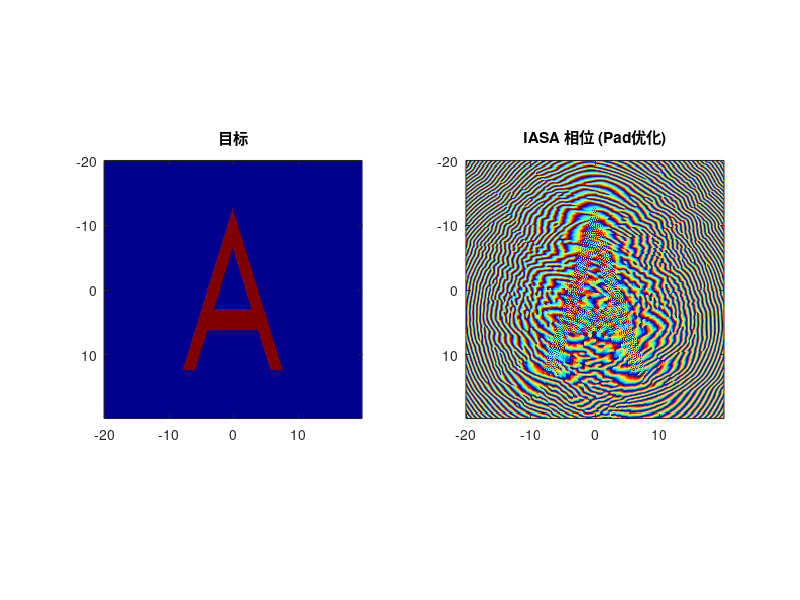
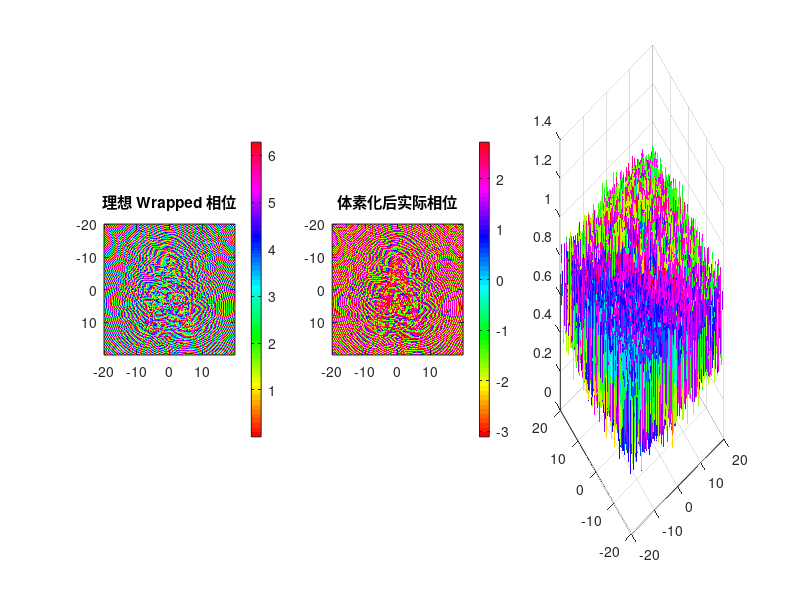

Write MATLAB code to recreate these figures, in order. (Note: this script raises an error after producing the figures.)
clear; close all; clc;
%% 1. 网格及参数设定 (完全保持原样)
Nx = 256; 
Lx = 40e-3;
Ny = Nx; Ly = Lx;
System_Offset = 2.03e-3;
z_target_dist = 20e-3; % 目标距离
%z_target_dist = z_target_dist+System_Offset;
f0 = 4.0e6;
c_water = 1480; 
c_board = 2430; 
density_water = 997;
density_board = 1100; 
lambda_water = c_water / f0;
dx = Lx / Nx; 
dy = dx; 
Nz = 512;      
Lz = 35e-3;
dz = Lz/Nz; 
x = (-Nx/2 : Nx/2-1) * dx;
fprintf('网格尺寸: %d x %d x %d, dx=%.4f mm\n', Nx, Ny, Nz, dx*1e3);

%% 2. 目标定义 (保持原样)
fprintf('目标图案定义\n');
imag_target = zeros(Nx, Ny);
h_A = 160;       % 高度
w_base = 100;    % 底部宽度
thickness = 22;  % 粗细
bar_pos = 50;    % 横高
bar_width = 20;  % 横宽
cx = round(Nx/2); 
cy = round(Ny/2);
x_top = cx - h_A/2;
x_bottom = cx + h_A/2;
slope = h_A / (w_base/2);
[Y_grid, X_grid] = meshgrid(1:Ny, 1:Nx);
dx_outer = X_grid - x_top;
dy_abs = abs(Y_grid - cy);
width_at_x = dx_outer / slope;
mask_outer = (dx_outer >= 0) & (dx_outer <= h_A) & (dy_abs <= width_at_x);
x_top_inner = x_top + thickness * 1.8; % 视觉调整系数，保证厚度适中
dx_inner = X_grid - x_top_inner;
width_inner_at_x = dx_inner / slope;
mask_inner_cone = (dx_inner >= 0) & (dy_abs <= width_inner_at_x); 
% 横杠
x_bar_start = x_bottom - bar_pos - bar_width/2;
x_bar_end   = x_bottom - bar_pos + bar_width/2;
mask_bar = (X_grid >= x_bar_start) & (X_grid <= x_bar_end);
%组合逻辑
imag_target = mask_outer & (~mask_inner_cone | mask_bar);
imag_target = double(imag_target > 0.5);

%% 3. IASA 迭代 (保持原样)
fprintf('运行 IASA (引入 Padding 和 乘性权重优化)...\n');
pad_factor = 2; 
Nx_pad = Nx * pad_factor; 
Ny_pad = Ny * pad_factor;
Lx_pad = Lx * pad_factor;
dk_pad = 2 * pi / Lx_pad;
kx_pad = (-Nx_pad/2 : Nx_pad/2-1) * dk_pad;
[Kx_pad, Ky_pad] = meshgrid(kx_pad, kx_pad);

k_water = 2 * pi / lambda_water;
Kz_sq = k_water^2 - Kx_pad.^2 - Ky_pad.^2;
Kz_sq(Kz_sq < 0) = 0; 
H_forward = exp(1i * sqrt(Kz_sq) * z_target_dist); 
H_backward = exp(-1i * sqrt(Kz_sq) * z_target_dist); 
rng(9426);
board_phase_pad = zeros(Nx_pad, Ny_pad);
board_phase_pad(Nx/2+1:Nx/2+Nx, Ny/2+1:Ny/2+Ny) = exp(1i * rand(Nx, Nx) * 2 * pi);

target_pad = zeros(Nx_pad, Ny_pad);
target_pad(Nx/2+1:Nx/2+Nx, Ny/2+1:Ny/2+Ny) = imag_target;
weight_pad = target_pad * 1.5; 
mask_roi = (target_pad > 0.5);     
mask_dark = (target_pad < 0.5);    

epoch = 150; 
for i = 1:epoch
    U_source = zeros(Nx_pad, Ny_pad);
    center_phase = angle(board_phase_pad(Nx/2+1:Nx/2+Nx, Ny/2+1:Ny/2+Ny));
    U_source(Nx/2+1:Nx/2+Nx, Ny/2+1:Ny/2+Ny) = 1.0 .* exp(1i * center_phase);
    
    A_source = fftshift(fft2(ifftshift(U_source)));
    A_target = A_source .* H_forward;
    U_target = fftshift(ifft2(ifftshift(A_target)));
    
    rec_amp = abs(U_target);
    peak_val = max(rec_amp(mask_roi)); 
    if peak_val == 0, peak_val = max(rec_amp(:)); end
    rec_amp_norm = rec_amp / peak_val;
    
    if i > 5
        beta = 0.8; 
        correction = (target_pad(mask_roi) ./ (rec_amp_norm(mask_roi) + 1e-6)) .^ beta;
        weight_pad(mask_roi) = weight_pad(mask_roi) .* correction;
        weight_pad(weight_pad > 10) = 10;
        weight_pad(mask_dark) = 0;
    end
    current_weight = weight_pad; 
    U_target_constrained = weight_pad .* exp(1i * angle(U_target));
    A_target_cons = fftshift(fft2(ifftshift(U_target_constrained)));
    A_source_cons = A_target_cons .* H_backward;
    U_source_new = fftshift(ifft2(ifftshift(A_source_cons)));
    
    board_phase_pad = U_source_new;
end

holo_phase = angle(board_phase_pad(Nx/2+1:Nx/2+Nx, Ny/2+1:Ny/2+Ny));
figure(1);
subplot(1,2,1); imagesc(x*1e3, x*1e3, imag_target); axis image; colormap gray; title('目标');
subplot(1,2,2); imagesc(x*1e3, x*1e3, holo_phase); axis image; colormap jet; title('IASA 相位 (Pad优化)');

%% === [修改部分 Start] 相位转厚度与体素化优化 ===
fprintf('进行物理厚度构建与体素化优化...\n');

% 1. 严格的 0 到 2*pi 相位映射
phase_wrapped = mod(holo_phase, 2*pi); 

% 2. 计算理想物理厚度
k_board_val = 2 * pi * f0 / c_board;
k_water_val = 2 * pi * f0 / c_water;
k_diff = abs(k_water_val - k_board_val); 
thickness_ideal = phase_wrapped / k_diff;

% 3. [关键优化] 亚波长平滑 (Anti-aliasing)
% 适度平滑有助于减弱 FDTD 阶梯网格带来的非物理高频散射
% 必须在转化为厚度且 Wrapped 后进行，保留宏观跳变但软化微观锯齿
thickness_map = imgaussfilt(thickness_ideal, 0.5); 
min_base = 2 * dz; % 基底支撑
thickness_map = thickness_map + min_base;

% 4. 严格体素化
net_num_board = round(thickness_map / dz);
actual_thickness = net_num_board * dz;

% 5. [修正] 反算并对齐相位误差 (消除假警报)
actual_phase_imparted = mod(actual_thickness * k_diff, 2*pi);
complex_diff = exp(1i * actual_phase_imparted) ./ exp(1i * phase_wrapped);
global_offset = angle(mean(complex_diff(:))); % 剔除基底造成的常数相位偏移
phase_aligned = angle(exp(1i * (actual_phase_imparted - global_offset)));

% 计算真正的量化误差
phase_error = abs(angle(exp(1i * (phase_aligned - phase_wrapped))));
mean_phase_error = mean(phase_error(:));

fprintf(' -> 真实的平均相位量化误差: %.4f Rad (%.1f 度)\n', mean_phase_error, mean_phase_error*180/pi);

figure(11); clf;
set(gcf, 'Position', [100, 100, 1200, 400]);
subplot(1,3,1); imagesc(x*1e3, x*1e3, phase_wrapped); axis image; colormap hsv; colorbar; title('理想 Wrapped 相位');
subplot(1,3,2); imagesc(x*1e3, x*1e3, phase_aligned); axis image; colormap hsv; colorbar; title('体素化后实际相位');
subplot(1,3,3); surf(x*1e3, x*1e3, actual_thickness*1e3); shading flat; colormap parula; title('构建的 3D 透镜厚度'); view(2); colorbar;

%% k-Wave 介质建模 (包含透镜构建)
fprintf('仿真环境与实体介质构建\n');
kgrid = kWaveGrid(Nx, dx, Ny, dy, Nz, dz);

medium.sound_speed = c_water * ones(Nx, Ny, Nz);
medium.density = density_water * ones(Nx, Ny, Nz);
medium.alpha_coeff = 0.002 * ones(Nx, Ny, Nz); 
medium.alpha_power = 1.5;

pml_size = 10;
source_z_idx = pml_size + 5;
z_board_stat_idx = source_z_idx + 2;

fprintf('将透镜写入 3D 网格...\n');
for i = 1:Nx
    for j = 1:Ny
        n_layers = net_num_board(i, j);
        if n_layers > 0
            z_start = z_board_stat_idx;
            z_end = z_board_stat_idx + n_layers - 1;
            
            medium.sound_speed(i, j, z_start:z_end) = c_board;
            
            % [物理排错开关] 
            % 如果你想测试画质下降是否是由材料反射造成的，
            % 可以注释掉第一行，打开第二行（强行匹配水和树脂的声学阻抗）
            medium.density(i, j, z_start:z_end) = density_board; 
            % medium.density(i, j, z_start:z_end) = (c_water * density_water) / c_board; 
            
            % 树脂的声学衰减
            medium.alpha_coeff(i, j, z_start:z_end) = 1.0; 
        end
    end
end
thickest = max(net_num_board(:)) * dz;
% === [修改部分 End] ===
%% 时间 (保持原样)
fprintf('时间设置\n');
cfl = 0.3;
t_end = (Lz * 1.5) / c_water; 
kgrid.makeTime(medium.sound_speed, cfl, t_end); 

%% 6. 声源定义 
% === [修改部分 Start] 恢复为平面波声源 ===
% 原逻辑直接加了相位，这里因为已经有物理透镜，必须使用无相位的平面波
source.p_mask = zeros(Nx, Ny, Nz);
source.p_mask(:, :, source_z_idx) = 1; 
fprintf('构建平面波声源 (相位由物理透镜调制)\n');
t_vec = kgrid.t_array;
source_sig = sin(2 * pi * f0 * t_vec); % 纯正弦波

% 加一个简单的斜坡窗减少瞬态冲击
ramp_pts = round(2 / f0 / kgrid.dt); 
window = [linspace(0,1,ramp_pts), ones(1, kgrid.Nt-ramp_pts)];
source.p = source_sig .* window;
source.p_mode = 'dirichlet';
% === [修改部分 End] ===

%% 7. Sensor 放置
% === [修改部分 Start] 同时放置出口平面与目标平面的Sensor ===
fprintf('sensor设置 (双平面记录)\n');
sensor.mask = zeros(Nx, Ny, Nz);

% 1. 记录出口平面 (用于校验透镜转换质量)
z_board_exit_idx = z_board_stat_idx + round(thickest/dz) + 1;
sensor.mask(:, :, z_board_exit_idx) = 1;

% 2. 记录目标平面 (用于量化评估)
target_plane_idx = z_board_exit_idx + round(z_target_dist / dz);
sensor.mask(:, :, target_plane_idx) = 1;

sensor.record = {'p'}; 
sensor.record_start_index = kgrid.Nt - round(3/f0/kgrid.dt);
fprintf('  - 出口校验面 Z Index: %d\n', z_board_exit_idx);
fprintf('  - 目标聚焦面 Z Index: %d\n', target_plane_idx);
% === [修改部分 End] ===

%% 8. 仿真 (保持原样)
fprintf('仿真开始\n');
input_args = {
    'PMLInside', true, ...
    'PMLSize', 10, ...
    'PlotPML', false, ...
    'PlotSim', false, ...
    'DataCast', 'gpuArray-single' 
};
try
    sensor_data = kspaceFirstOrder3D(kgrid, medium, source, sensor, input_args{:});
catch
    disp('GPU 失败，切换 CPU...');
    input_args = input_args(1:end-2);
    sensor_data = kspaceFirstOrder3D(kgrid, medium, source, sensor, input_args{:});
end

%% 9. 数据处理 
% === [修改部分 Start] 恢复FFT处理，同时输出相位图和声压图 ===
if isfield(sensor_data, 'p')
    fprintf('处理结果 (FFT提取复振幅)\n');
    p_raw = gather(sensor_data.p); 
    [~, Nt_rec] = size(p_raw);
    
    % FFT 计算基频分量
    p_fft = fft(p_raw, [], 2);
    [~, f_idx] = min(abs( (0:Nt_rec-1)/Nt_rec/kgrid.dt - f0 ));
    p_complex = p_fft(:, f_idx);
    
    % 还原为 3D 场数据
    p_field_3d = zeros(Nx, Ny, Nz);
    mask_indices = find(sensor.mask);
    p_field_3d(mask_indices) = p_complex;

    % ----- 1. 出口相位校验与作图 -----
    sim_exit_complex = p_field_3d(:, :, z_board_exit_idx);
    sim_exit_phase_raw = angle(sim_exit_complex);
    
    % 复数域相位对齐以消除传播造成的全局相位差
    complex_diff = exp(1i * sim_exit_phase_raw) ./ exp(1i * holo_phase);
    global_phase_offset = angle(mean(complex_diff(:)));
    sim_exit_phase_aligned = angle(exp(1i * (sim_exit_phase_raw - global_phase_offset)));

    figure(5); clf;
    set(gcf, 'Position', [100, 100, 1000, 400]);
    subplot(1,3,1); imagesc(x*1e3, x*1e3, holo_phase); axis image; colormap hsv; clim([-pi, pi]); title('1. 设计相位 (IASA)');
    subplot(1,3,2); imagesc(x*1e3, x*1e3, sim_exit_phase_aligned); axis image; colormap hsv; clim([-pi, pi]); title('2. 物理透镜出口相位');
    phase_error = angle(exp(1i * (sim_exit_phase_aligned - holo_phase)));
    subplot(1,3,3); imagesc(x*1e3, x*1e3, abs(phase_error)); axis image; colormap gray; clim([0, 1]); colorbar; title('3. 差异残差 (黑=完美)');
    sgtitle('物理厚度构建质量校验');

    % ----- 2. 目标平面提取与作图 -----
    img_recon = abs(p_field_3d(:, :, target_plane_idx));
    img_recon = img_recon / max(img_recon(:)); % 归一化
    
    figure(6); clf;
    set(gcf, 'Position', [100, 100, 1000, 400]);
    subplot(1,3,1); imagesc(x*1e3, x*1e3, imag_target); axis image; colormap gray; title('原始目标'); xlabel('mm');
    subplot(1,3,2); imagesc(x*1e3, x*1e3, img_recon); axis image; colormap jet; title('k-Wave 实体透镜聚焦重建'); xlabel('mm');
    subplot(1,3,3);
    center_row = round(Nx/2);
    plot(x*1e3, imag_target(center_row, :), 'k--', 'LineWidth', 1.5); hold on;
    plot(x*1e3, img_recon(center_row, :), 'r-', 'LineWidth', 1.5);
    legend('Target', 'Simulated'); title('中心剖面线'); grid on; xlabel('mm');
end
% === [修改部分 End] ===

%% 10. 量化评估 (保持原逻辑，仅微调打印格式防报错)
fprintf('计算量化指标...\n');
R = double(imag_target);                 
A = double(img_recon);                   
R = (R - min(R(:))) / (max(R(:)) - min(R(:)));
A = (A - min(A(:))) / (max(A(:)) - min(A(:)));

R_mean = mean(R(:));
A_mean = mean(A(:));
numerator = sum(sum((R - R_mean) .* (A - A_mean)));
denominator = sqrt(sum(sum((R - R_mean).^2)) * sum(sum((A - A_mean).^2)));
val_corr = numerator / denominator;

val_nmse = sum(sum((R - A).^2)) / sum(sum(R.^2));

mse = mean((R(:) - A(:)).^2);
A_max = max(A(:)); 
if mse == 0
    val_psnr = Inf;
else
    val_psnr = 20 * log10(A_max / sqrt(mse));
end

try
    val_ssim = ssim(A, R);
catch
    val_ssim = NaN; 
    warning('SSIM 计算需要 Image Processing Toolbox');
end

fprintf('========================================\n');
fprintf('IASA参数:\n');
fprintf('迭代数: %d\n', epoch);
fprintf('\n');

fprintf('========================================\n');
fprintf('仿真参数:\n');
fprintf('目标平面距离: %.4f\n', z_target_dist);
fprintf('完美匹配层大小: %d 格\n', pml_size); % 修改了这里的单位防报错
fprintf('source位置 Z Index: %d\n', source_z_idx); % 修改了格式防报错
fprintf('目标平面位置 Z Index: %d\n', target_plane_idx);
fprintf('\n');

fprintf('========================================\n');
fprintf(' -> 平均相位量化误差: %.4f Rad (%.1f 度)\n', mean_phase_error, mean_phase_error*180/pi);
if mean_phase_error > 0.5
    warning('体素化误差过大！建议减小 dz (提高网格分辨率)！');
end
fprintf('图像重建质量评估 (实体透镜仿真):\n');
fprintf('Correlation (接近1越好): %.4f\n', val_corr);
fprintf('NMSE        (越低越好) : %.4f\n', val_nmse);
fprintf('PSNR        (越高越好) : %.2f dB\n', val_psnr);
fprintf('SSIM        (接近1越好): %.4f\n', val_ssim);
